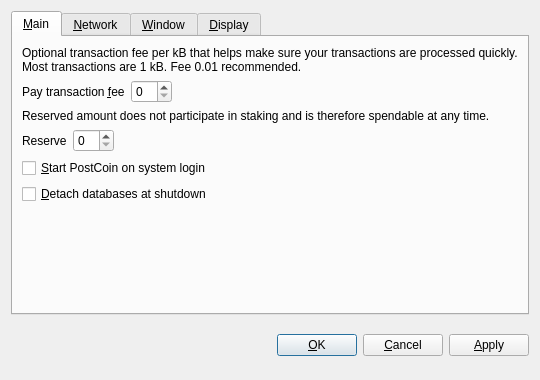
<?xml version="1.0" encoding="UTF-8"?>
<ui version="4.0">
 <class>OptionsDialog</class>
 <widget class="QDialog" name="OptionsDialog">
  <property name="geometry">
   <rect>
    <x>0</x>
    <y>0</y>
    <width>540</width>
    <height>380</height>
   </rect>
  </property>
  <property name="windowTitle">
   <string>Options</string>
  </property>
  <property name="modal">
   <bool>true</bool>
  </property>
  <layout class="QVBoxLayout" name="verticalLayout">
   <item>
    <widget class="QTabWidget" name="tabWidget">
     <property name="tabPosition">
      <enum>QTabWidget::North</enum>
     </property>
     <property name="currentIndex">
      <number>0</number>
     </property>
     <widget class="QWidget" name="tabMain">
      <attribute name="title">
       <string>&amp;Main</string>
      </attribute>
      <layout class="QVBoxLayout" name="verticalLayout_Main">
       <item>
        <widget class="QLabel" name="transactionFeeInfoLabel">
         <property name="text">
          <string>Optional transaction fee per kB that helps make sure your transactions are processed quickly. Most transactions are 1 kB. Fee 0.01 recommended.</string>
         </property>
         <property name="textFormat">
          <enum>Qt::PlainText</enum>
         </property>
         <property name="wordWrap">
          <bool>true</bool>
         </property>
        </widget>
       </item>
       <item>
        <layout class="QHBoxLayout" name="horizontalLayoutFee">
         <item>
          <widget class="QLabel" name="transactionFeeLabel">
           <property name="text">
            <string>Pay transaction &amp;fee</string>
           </property>
           <property name="textFormat">
            <enum>Qt::PlainText</enum>
           </property>
           <property name="buddy">
            <cstring>transactionFee</cstring>
           </property>
          </widget>
         </item>
         <item>
          <widget class="BitcoinAmountField" name="transactionFee"/>
         </item>
         <item>
          <spacer name="horizontalSpacerFee">
           <property name="orientation">
            <enum>Qt::Horizontal</enum>
           </property>
           <property name="sizeHint" stdset="0">
            <size>
             <width>40</width>
             <height>20</height>
            </size>
           </property>
          </spacer>
         </item>
        </layout>
       </item>
       <item>
        <widget class="QLabel" name="reserveBalanceInfoLabel">
         <property name="text">
          <string>Reserved amount does not participate in staking and is therefore spendable at any time.</string>
         </property>
         <property name="textFormat">
          <enum>Qt::PlainText</enum>
         </property>
         <property name="wordWrap">
          <bool>true</bool>
         </property>
        </widget>
       </item>
       <item>
        <layout class="QHBoxLayout" name="horizontalLayoutReserveBalance">
         <item>
          <widget class="QLabel" name="reserveBalanceLabel">
           <property name="text">
            <string>Reserve</string>
           </property>
           <property name="textFormat">
            <enum>Qt::PlainText</enum>
           </property>
           <property name="buddy">
            <cstring>reserveBalance</cstring>
           </property>
          </widget>
         </item>
         <item>
          <widget class="BitcoinAmountField" name="reserveBalance"/>
         </item>
         <item>
          <spacer name="horizontalSpacerReserveBalance">
           <property name="orientation">
            <enum>Qt::Horizontal</enum>
           </property>
           <property name="sizeHint" stdset="0">
            <size>
             <width>40</width>
             <height>20</height>
            </size>
           </property>
          </spacer>
         </item>
        </layout>
       </item>
       <item>
        <widget class="QCheckBox" name="bitcoinAtStartup">
         <property name="toolTip">
          <string>Automatically start PostCoin after logging in to the system.</string>
         </property>
         <property name="text">
          <string>&amp;Start PostCoin on system login</string>
         </property>
        </widget>
       </item>
       <item>
        <widget class="QCheckBox" name="detachDatabases">
         <property name="toolTip">
          <string>Detach block and address databases at shutdown. This means they can be moved to another data directory, but it slows down shutdown. The wallet is always detached.</string>
         </property>
         <property name="text">
          <string>&amp;Detach databases at shutdown</string>
         </property>
        </widget>
       </item>
       <item>
        <spacer name="verticalSpacer_Main">
         <property name="orientation">
          <enum>Qt::Vertical</enum>
         </property>
         <property name="sizeHint" stdset="0">
          <size>
           <width>20</width>
           <height>40</height>
          </size>
         </property>
        </spacer>
       </item>
      </layout>
     </widget>
     <widget class="QWidget" name="tabNetwork">
      <attribute name="title">
       <string>&amp;Network</string>
      </attribute>
      <layout class="QVBoxLayout" name="verticalLayout_Network">
       <item>
        <widget class="QCheckBox" name="mapPortUpnp">
         <property name="toolTip">
          <string>Automatically open the PostCoin client port on the router. This only works when your router supports UPnP and it is enabled.</string>
         </property>
         <property name="text">
          <string>Map port using &amp;UPnP</string>
         </property>
        </widget>
       </item>
       <item>
        <widget class="QCheckBox" name="connectSocks">
         <property name="toolTip">
          <string>Connect to the PostCoin network through a SOCKS proxy (e.g. when connecting through Tor).</string>
         </property>
         <property name="text">
          <string>&amp;Connect through SOCKS proxy:</string>
         </property>
        </widget>
       </item>
       <item>
        <layout class="QHBoxLayout" name="horizontalLayout_Network">
         <item>
          <widget class="QLabel" name="proxyIpLabel">
           <property name="text">
            <string>Proxy &amp;IP:</string>
           </property>
           <property name="textFormat">
            <enum>Qt::PlainText</enum>
           </property>
           <property name="buddy">
            <cstring>proxyIp</cstring>
           </property>
          </widget>
         </item>
         <item>
          <widget class="QValidatedLineEdit" name="proxyIp">
           <property name="maximumSize">
            <size>
             <width>140</width>
             <height>16777215</height>
            </size>
           </property>
           <property name="toolTip">
            <string>IP address of the proxy (e.g. 127.0.0.1)</string>
           </property>
          </widget>
         </item>
         <item>
          <widget class="QLabel" name="proxyPortLabel">
           <property name="text">
            <string>&amp;Port:</string>
           </property>
           <property name="textFormat">
            <enum>Qt::PlainText</enum>
           </property>
           <property name="buddy">
            <cstring>proxyPort</cstring>
           </property>
          </widget>
         </item>
         <item>
          <widget class="QLineEdit" name="proxyPort">
           <property name="maximumSize">
            <size>
             <width>55</width>
             <height>16777215</height>
            </size>
           </property>
           <property name="toolTip">
            <string>Port of the proxy (e.g. 9050)</string>
           </property>
          </widget>
         </item>
         <item>
          <widget class="QLabel" name="socksVersionLabel">
           <property name="text">
            <string>SOCKS &amp;Version:</string>
           </property>
           <property name="textFormat">
            <enum>Qt::PlainText</enum>
           </property>
           <property name="buddy">
            <cstring>socksVersion</cstring>
           </property>
          </widget>
         </item>
         <item>
          <widget class="QValueComboBox" name="socksVersion">
           <property name="toolTip">
            <string>SOCKS version of the proxy (e.g. 5)</string>
           </property>
          </widget>
         </item>
         <item>
          <spacer name="horizontalSpacer_Network">
           <property name="orientation">
            <enum>Qt::Horizontal</enum>
           </property>
           <property name="sizeHint" stdset="0">
            <size>
             <width>40</width>
             <height>20</height>
            </size>
           </property>
          </spacer>
         </item>
        </layout>
       </item>
       <item>
        <spacer name="verticalSpacer_Network">
         <property name="orientation">
          <enum>Qt::Vertical</enum>
         </property>
         <property name="sizeHint" stdset="0">
          <size>
           <width>20</width>
           <height>40</height>
          </size>
         </property>
        </spacer>
       </item>
      </layout>
     </widget>
     <widget class="QWidget" name="tabWindow">
      <attribute name="title">
       <string>&amp;Window</string>
      </attribute>
      <layout class="QVBoxLayout" name="verticalLayout_Window">
       <item>
        <widget class="QCheckBox" name="minimizeToTray">
         <property name="toolTip">
          <string>Show only a tray icon after minimizing the window.</string>
         </property>
         <property name="text">
          <string>&amp;Minimize to the tray instead of the taskbar</string>
         </property>
        </widget>
       </item>
       <item>
        <widget class="QCheckBox" name="minimizeOnClose">
         <property name="toolTip">
          <string>Minimize instead of exit the application when the window is closed. When this option is enabled, the application will be closed only after selecting Quit in the menu.</string>
         </property>
         <property name="text">
          <string>M&amp;inimize on close</string>
         </property>
        </widget>
       </item>
       <item>
        <spacer name="verticalSpacer_Window">
         <property name="orientation">
          <enum>Qt::Vertical</enum>
         </property>
         <property name="sizeHint" stdset="0">
          <size>
           <width>20</width>
           <height>40</height>
          </size>
         </property>
        </spacer>
       </item>
      </layout>
     </widget>
     <widget class="QWidget" name="tabDisplay">
      <attribute name="title">
       <string>&amp;Display</string>
      </attribute>
      <layout class="QVBoxLayout" name="verticalLayout_Display">
       <item>
        <layout class="QHBoxLayout" name="horizontalLayout_1_Display">
         <item>
          <widget class="QLabel" name="langLabel">
           <property name="text">
            <string>User Interface &amp;language:</string>
           </property>
           <property name="textFormat">
            <enum>Qt::PlainText</enum>
           </property>
           <property name="buddy">
            <cstring>lang</cstring>
           </property>
          </widget>
         </item>
         <item>
          <widget class="QValueComboBox" name="lang">
           <property name="toolTip">
            <string>The user interface language can be set here. This setting will take effect after restarting PostCoin.</string>
           </property>
          </widget>
         </item>
        </layout>
       </item>
       <item>
        <layout class="QHBoxLayout" name="horizontalLayout_2_Display">
         <item>
          <widget class="QLabel" name="unitLabel">
           <property name="text">
            <string>&amp;Unit to show amounts in:</string>
           </property>
           <property name="textFormat">
            <enum>Qt::PlainText</enum>
           </property>
           <property name="buddy">
            <cstring>unit</cstring>
           </property>
          </widget>
         </item>
         <item>
          <widget class="QValueComboBox" name="unit">
           <property name="toolTip">
            <string>Choose the default subdivision unit to show in the interface and when sending coins.</string>
           </property>
          </widget>
         </item>
        </layout>
       </item>
       <item>
        <widget class="QCheckBox" name="displayAddresses">
         <property name="toolTip">
          <string>Whether to show PostCoin addresses in the transaction list or not.</string>
         </property>
         <property name="text">
          <string>&amp;Display addresses in transaction list</string>
         </property>
        </widget>
       </item>
       <item>
        <widget class="QCheckBox" name="coinControlFeatures">
         <property name="toolTip">
          <string>Whether to show coin control features or not.</string>
         </property>
         <property name="text">
          <string>Display coin &amp;control features (experts only!)</string>
         </property>
        </widget>
       </item>
       <item>
        <spacer name="verticalSpacer_Display">
         <property name="orientation">
          <enum>Qt::Vertical</enum>
         </property>
         <property name="sizeHint" stdset="0">
          <size>
           <width>20</width>
           <height>40</height>
          </size>
         </property>
        </spacer>
       </item>
      </layout>
     </widget>
    </widget>
   </item>
   <item>
    <layout class="QHBoxLayout" name="horizontalLayout_Buttons">
     <item>
      <spacer name="horizontalSpacer_1">
       <property name="orientation">
        <enum>Qt::Horizontal</enum>
       </property>
       <property name="sizeHint" stdset="0">
        <size>
         <width>40</width>
         <height>48</height>
        </size>
       </property>
      </spacer>
     </item>
     <item>
      <widget class="QLabel" name="statusLabel">
       <property name="font">
        <font>
         <weight>75</weight>
         <bold>true</bold>
        </font>
       </property>
       <property name="text">
        <string/>
       </property>
       <property name="textFormat">
        <enum>Qt::PlainText</enum>
       </property>
       <property name="wordWrap">
        <bool>true</bool>
       </property>
      </widget>
     </item>
     <item>
      <spacer name="horizontalSpacer_2">
       <property name="orientation">
        <enum>Qt::Horizontal</enum>
       </property>
       <property name="sizeHint" stdset="0">
        <size>
         <width>40</width>
         <height>48</height>
        </size>
       </property>
      </spacer>
     </item>
     <item>
      <widget class="QPushButton" name="okButton">
       <property name="text">
        <string>&amp;OK</string>
       </property>
      </widget>
     </item>
     <item>
      <widget class="QPushButton" name="cancelButton">
       <property name="text">
        <string>&amp;Cancel</string>
       </property>
       <property name="autoDefault">
        <bool>false</bool>
       </property>
      </widget>
     </item>
     <item>
      <widget class="QPushButton" name="applyButton">
       <property name="text">
        <string>&amp;Apply</string>
       </property>
       <property name="autoDefault">
        <bool>false</bool>
       </property>
      </widget>
     </item>
    </layout>
   </item>
  </layout>
 </widget>
 <customwidgets>
  <customwidget>
   <class>BitcoinAmountField</class>
   <extends>QSpinBox</extends>
   <header>bitcoinamountfield.h</header>
  </customwidget>
  <customwidget>
   <class>QValueComboBox</class>
   <extends>QComboBox</extends>
   <header>qvaluecombobox.h</header>
  </customwidget>
  <customwidget>
   <class>QValidatedLineEdit</class>
   <extends>QLineEdit</extends>
   <header>qvalidatedlineedit.h</header>
  </customwidget>
 </customwidgets>
 <resources/>
 <connections/>
</ui>
